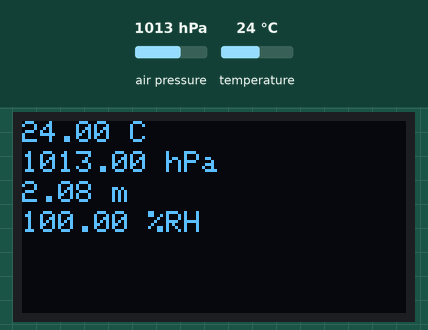
The sketch below on a simulated ESP32. Shown: 128×64 one-colour display. The inputs (shaded band) are chosen by the test bench; at power-on: air pressure 1013 hPa, temperature 24 °C.

Above: at 3.2 s.
3.3 s: air pressure set to 952 hPa
At 3.8 s:
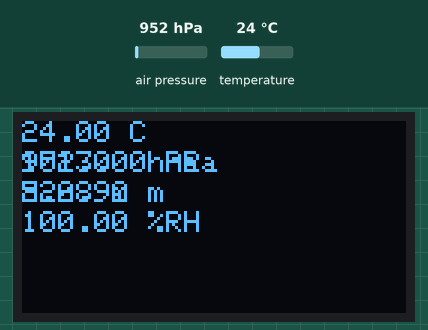
4.8 s: temperature set to 12 °C
At 6.0 s:
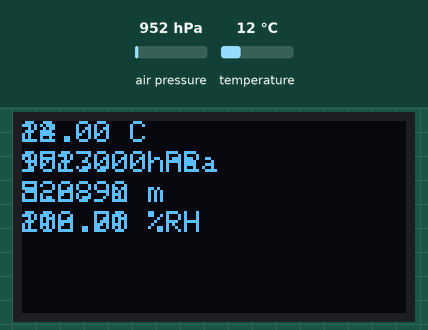
6.3 s: air pressure set to 975 hPa
At 7.5 s:
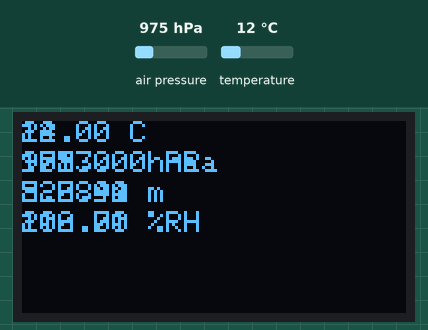
7.8 s: temperature set to 19 °C
Timing chart, 0 to 10.3 s (numbered marks = the images above; inputs shaded):
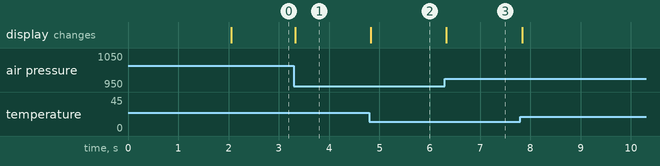

The sketch:

SIMPLETEST.ino
```cpp
#include <Wire.h>
#include <Adafruit_GFX.h>
#include <Adafruit_SSD1306.h>

#define SCREEN_WIDTH 128 // OLED display width, in pixels
#define SCREEN_HEIGHT 64 // OLED display height, in pixels

// Declaration for an SSD1306 display connected to I2C (SDA, SCL pins)
Adafruit_SSD1306 display(SCREEN_WIDTH, SCREEN_HEIGHT, &Wire, -1);

#include <BMP280_DEV.h>                           // Include the BMP280_DEV.h library

float temperature, pressure, altitude;            // Create the temperature, pressure and altitude variables
BMP280_DEV bmp280;                                // Instantiate (create) a BMP280_DEV object and set-up for I2C operation (address 0x77)

#define YDEWPOINT 24 //YUCATANS DEWPOINT
#define euler 2.718281828

void setup() {
  Serial.begin(115200);

  if(!display.begin(SSD1306_SWITCHCAPVCC, 0x3C)) { // Address 0x3D for 128x64
    Serial.println(F("SSD1306 allocation failed"));
    for(;;);
  }
  delay(2000);
  display.clearDisplay();

  display.setTextSize(1);
  display.setTextColor(WHITE);

  bmp280.begin();

}

void loop() {
   //delay(1000);

   bmp280.startForcedConversion();                 // Start BMP280 forced conversion (if we're in SLEEP_MODE)

  if (bmp280.getMeasurements(temperature, pressure, altitude)){// Check if the measurement is complete
  // Display static text

  float a=(-4283.58*temperature)+(4283.58*YDEWPOINT);
  float b=(YDEWPOINT+243.04)*(temperature+243.04);
  float c=a/b;

//    display.clearDisplay();
//    Serial.print(temperature);                    // Display the results
//    Serial.print(F("*C   "));
//    Serial.print(pressure);
//    Serial.print(F("hPa   "));
//    Serial.print(altitude);
//    Serial.println(F("m"));

    //Serial.println(a);
    //Serial.println(b);
    //Serial.println(c);
//    Serial.println(100*pow(euler,c));
//    Serial.println(F("%RH"));

  display.setCursor(0, 0);
  display.print(temperature);
  display.print(F(" C"));

  display.setCursor(0, 10);
  display.print(pressure);
  display.print(F(" hPa"));

  display.setCursor(0, 20);
  display.print(altitude);
  display.print(F(" m"));

  display.setCursor(0, 30);
  display.print(100*pow(euler,c));
  display.print(F(" %RH"));
  display.display();
  }

}
```

Measured:
- after the input at 3.3 s, the display: changes at once (image 1)
- after the input at 4.8 s, the display: changes at once (image 2)
- after the input at 6.3 s, the display: changes at once (image 3)
